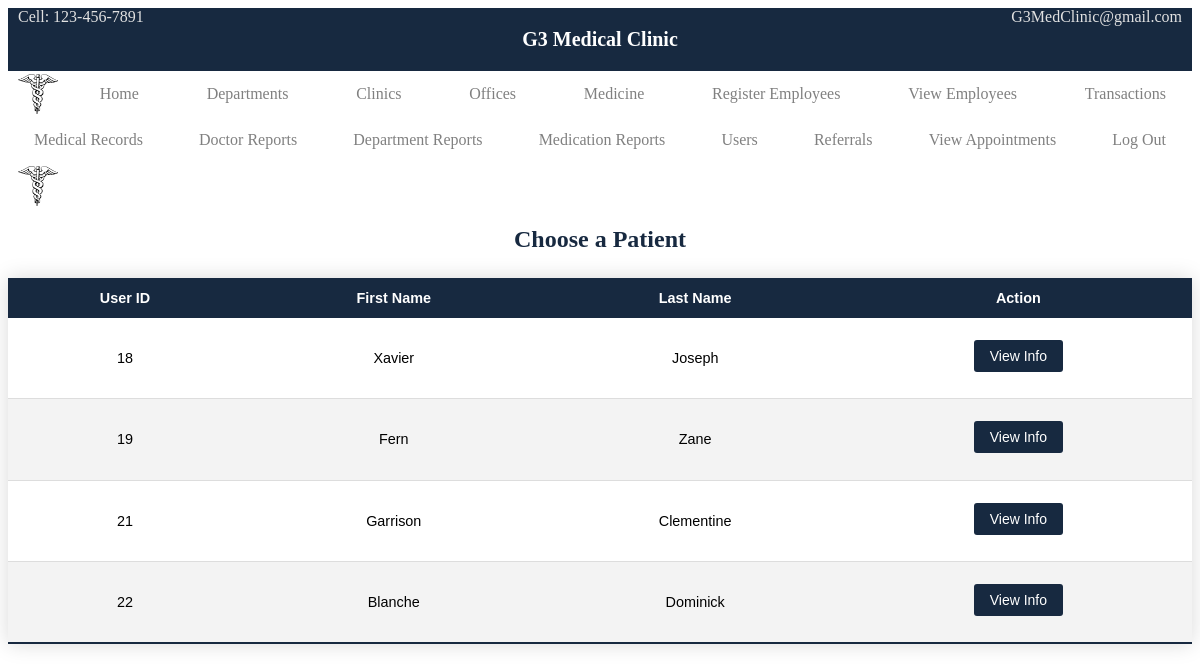
The page /patients.php (signed in) on the database its author committed.
### tables this page shows
CREATE TABLE `Patient` (
  `patient_ID` int NOT NULL AUTO_INCREMENT,
  `ssn` int NOT NULL,
  `f_name` varchar(20) NOT NULL,
  `m_name` varchar(20) DEFAULT NULL,
  `l_name` varchar(20) NOT NULL,
  `sex` char(1) NOT NULL,
  `pat_user` int NOT NULL,
  `address_ID` int NOT NULL,
  `clinic_ID` int NOT NULL,
  `prim_doc_ID` int NOT NULL,
  `deleted_flag` tinyint(1) NOT NULL DEFAULT '0',
  PRIMARY KEY (`patient_ID`),
  UNIQUE KEY `ssn` (`ssn`,`pat_user`),
  KEY `pat_user` (`pat_user`),
  KEY `address_ID` (`address_ID`),
  KEY `clinic_ID` (`clinic_ID`),
  KEY `prim_doc_ID` (`prim_doc_ID`),
  CONSTRAINT `patient_ibfk_1` FOREIGN KEY (`pat_user`) REFERENCES `User_Account` (`user_ID`),
  CONSTRAINT `patient_ibfk_2` FOREIGN KEY (`address_ID`) REFERENCES `Address` (`address_ID`),
  CONSTRAINT `patient_ibfk_3` FOREIGN KEY (`clinic_ID`) REFERENCES `Address` (`address_ID`),
  CONSTRAINT `patient_ibfk_4` FOREIGN KEY (`prim_doc_ID`) REFERENCES `Doctor` (`doc_ID`)
);

### includes/functions.inc.php (called while the page is built, shortened)
<?php
function getAllPatients ($conn) {
  $sql = "SELECT * FROM Patient WHERE deleted_flag = false";
  $stmt = mysqli_stmt_init($conn);
  if (!mysqli_stmt_prepare($stmt, $sql)) {
    header("location: medrecord.php?error=getdocidfailed");
    exit();
  }
  mysqli_stmt_execute($stmt);
  $result = mysqli_stmt_get_result($stmt);
  return $result;
}

### patients.php (the view, shortened to what this page needs)
<?php
  include_once 'header.php';
  require_once 'includes/dbh.inc.php';
  require_once 'includes/functions.inc.php';
  if ($_SESSION["userRole"] === 'admin' || $_SESSION["userRole"] === 'receptionist') {
    $result = getAllPatients($conn);
  }
?>
<div class='choose-patient'>
  <h2>Choose a Patient</h2>
  <table class="table-template">
    <thead>
      <tr>
        <th>User ID</th>
        <th>First Name</th>
        <th>Last Name</th>
        <th>Action</th>
      </tr>
    </thead>
    <tbody>
      <?php
        while ($row = mysqli_fetch_assoc($result)) {
          $userID = $row["pat_user"];
          $fname = $row["f_name"];
          $lname = $row["l_name"];
      ?>
        <tr>
          <td><?php echo $userID?></td>
          <td><?php echo $fname?></td>
          <td><?php echo $lname?></td>
          <td>
            <form action='/medical-clinic/viewinfo.php' method='post'>
              <div class='submit-btn'>
                <button type='submit' name='submit'>View Info</button>
              </div>
            </form>
          </td>
        </tr>
      <?php
        }
      ?>
    </tbody>
  </table>
</div>
<?php
  include_once 'footer.php';
?>

### rows shown on the page
patient: pat_user "18", f_name "Xavier", l_name "Joseph"
patient: pat_user "19", f_name "Fern", l_name "Zane"
patient: pat_user "21", f_name "Garrison", l_name "Clementine"
patient: pat_user "22", f_name "Blanche", l_name "Dominick"
